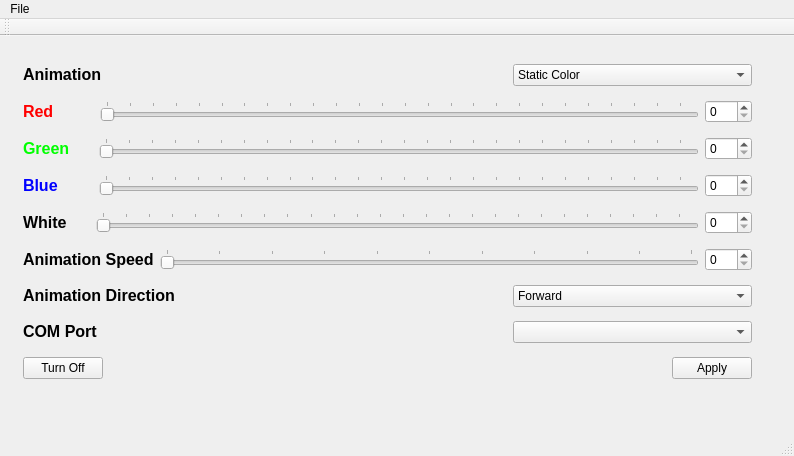
<?xml version="1.0" encoding="UTF-8"?>
<ui version="4.0">
 <class>RGB_Neopixel_Desktop_GUIClass</class>
 <widget class="QMainWindow" name="RGB_Neopixel_Desktop_GUIClass">
  <property name="geometry">
   <rect>
    <x>0</x>
    <y>0</y>
    <width>794</width>
    <height>456</height>
   </rect>
  </property>
  <property name="windowTitle">
   <string>RGB_Neopixel_Desktop_GUI</string>
  </property>
  <widget class="QWidget" name="centralWidget">
   <widget class="QWidget" name="layoutWidget">
    <property name="geometry">
     <rect>
      <x>12</x>
      <y>9</y>
      <width>751</width>
      <height>361</height>
     </rect>
    </property>
    <layout class="QGridLayout" name="gridLayout">
     <item row="0" column="0">
      <widget class="QLabel" name="Animation_Label">
       <property name="text">
        <string>&lt;html&gt;&lt;head/&gt;&lt;body&gt;&lt;p&gt;&lt;span style=&quot; font-size:12pt; font-weight:600;&quot;&gt;Animation&lt;/span&gt;&lt;/p&gt;&lt;/body&gt;&lt;/html&gt;</string>
       </property>
      </widget>
     </item>
     <item row="4" column="0" colspan="3">
      <layout class="QHBoxLayout" name="horizontalLayout_5">
       <item>
        <widget class="QLabel" name="White_Label">
         <property name="text">
          <string>&lt;html&gt;&lt;head/&gt;&lt;body&gt;&lt;p&gt;&lt;span style=&quot; font-size:12pt; font-weight:600;&quot;&gt;White&lt;/span&gt;&lt;/p&gt;&lt;/body&gt;&lt;/html&gt;</string>
         </property>
        </widget>
       </item>
       <item>
        <spacer name="horizontalSpacer_4">
         <property name="orientation">
          <enum>Qt::Horizontal</enum>
         </property>
         <property name="sizeType">
          <enum>QSizePolicy::Fixed</enum>
         </property>
         <property name="sizeHint" stdset="0">
          <size>
           <width>23</width>
           <height>20</height>
          </size>
         </property>
        </spacer>
       </item>
       <item>
        <widget class="QSlider" name="White_horizontalSlider">
         <property name="maximum">
          <number>255</number>
         </property>
         <property name="orientation">
          <enum>Qt::Horizontal</enum>
         </property>
         <property name="tickPosition">
          <enum>QSlider::TicksAbove</enum>
         </property>
         <property name="tickInterval">
          <number>10</number>
         </property>
        </widget>
       </item>
       <item>
        <widget class="QSpinBox" name="White_Spbinbox">
         <property name="maximum">
          <number>255</number>
         </property>
        </widget>
       </item>
      </layout>
     </item>
     <item row="9" column="0" colspan="3">
      <layout class="QHBoxLayout" name="horizontalLayout_9">
       <item>
        <widget class="QPushButton" name="Off_pushButton">
         <property name="text">
          <string>Turn Off</string>
         </property>
        </widget>
       </item>
       <item>
        <spacer name="horizontalSpacer_5">
         <property name="orientation">
          <enum>Qt::Horizontal</enum>
         </property>
         <property name="sizeHint" stdset="0">
          <size>
           <width>40</width>
           <height>20</height>
          </size>
         </property>
        </spacer>
       </item>
       <item>
        <widget class="QPushButton" name="Apply_pushButton">
         <property name="text">
          <string>Apply</string>
         </property>
        </widget>
       </item>
      </layout>
     </item>
     <item row="8" column="0">
      <widget class="QLabel" name="COMPort_label">
       <property name="text">
        <string>&lt;html&gt;&lt;head/&gt;&lt;body&gt;&lt;p&gt;&lt;span style=&quot; font-size:12pt; font-weight:600;&quot;&gt;COM Port&lt;/span&gt;&lt;/p&gt;&lt;/body&gt;&lt;/html&gt;</string>
       </property>
      </widget>
     </item>
     <item row="5" column="0" colspan="3">
      <layout class="QHBoxLayout" name="horizontalLayout_6">
       <item>
        <widget class="QLabel" name="Animation_Speed_Label">
         <property name="text">
          <string>&lt;html&gt;&lt;head/&gt;&lt;body&gt;&lt;p&gt;&lt;span style=&quot; font-size:12pt; font-weight:600;&quot;&gt;Animation Speed&lt;/span&gt;&lt;/p&gt;&lt;/body&gt;&lt;/html&gt;</string>
         </property>
        </widget>
       </item>
       <item>
        <widget class="QSlider" name="Animation_Speed_horizontalSlider">
         <property name="maximum">
          <number>999</number>
         </property>
         <property name="singleStep">
          <number>2</number>
         </property>
         <property name="orientation">
          <enum>Qt::Horizontal</enum>
         </property>
         <property name="tickPosition">
          <enum>QSlider::TicksAbove</enum>
         </property>
         <property name="tickInterval">
          <number>100</number>
         </property>
        </widget>
       </item>
       <item>
        <widget class="QSpinBox" name="Animation_Speed_Spbinbox">
         <property name="maximum">
          <number>999</number>
         </property>
        </widget>
       </item>
      </layout>
     </item>
     <item row="3" column="0" colspan="3">
      <layout class="QHBoxLayout" name="horizontalLayout_4">
       <item>
        <widget class="QLabel" name="Blue_Label">
         <property name="text">
          <string>&lt;html&gt;&lt;head/&gt;&lt;body&gt;&lt;p&gt;&lt;span style=&quot; font-size:12pt; font-weight:600; color:#0000ff;&quot;&gt;Blue&lt;/span&gt;&lt;/p&gt;&lt;/body&gt;&lt;/html&gt;</string>
         </property>
        </widget>
       </item>
       <item>
        <spacer name="horizontalSpacer_3">
         <property name="orientation">
          <enum>Qt::Horizontal</enum>
         </property>
         <property name="sizeType">
          <enum>QSizePolicy::Fixed</enum>
         </property>
         <property name="sizeHint" stdset="0">
          <size>
           <width>35</width>
           <height>20</height>
          </size>
         </property>
        </spacer>
       </item>
       <item>
        <widget class="QSlider" name="Blue_horizontalSlider">
         <property name="maximum">
          <number>255</number>
         </property>
         <property name="orientation">
          <enum>Qt::Horizontal</enum>
         </property>
         <property name="tickPosition">
          <enum>QSlider::TicksAbove</enum>
         </property>
         <property name="tickInterval">
          <number>10</number>
         </property>
        </widget>
       </item>
       <item>
        <widget class="QSpinBox" name="Blue_Spbinbox">
         <property name="maximum">
          <number>255</number>
         </property>
        </widget>
       </item>
      </layout>
     </item>
     <item row="1" column="0" colspan="3">
      <layout class="QHBoxLayout" name="horizontalLayout_2">
       <item>
        <widget class="QLabel" name="Red_Label">
         <property name="text">
          <string>&lt;html&gt;&lt;head/&gt;&lt;body&gt;&lt;p&gt;&lt;span style=&quot; font-size:12pt; font-weight:600; color:#ff0000;&quot;&gt;Red&lt;/span&gt;&lt;/p&gt;&lt;/body&gt;&lt;/html&gt;</string>
         </property>
         <property name="textFormat">
          <enum>Qt::AutoText</enum>
         </property>
        </widget>
       </item>
       <item>
        <spacer name="horizontalSpacer">
         <property name="orientation">
          <enum>Qt::Horizontal</enum>
         </property>
         <property name="sizeType">
          <enum>QSizePolicy::Fixed</enum>
         </property>
         <property name="sizeHint" stdset="0">
          <size>
           <width>40</width>
           <height>20</height>
          </size>
         </property>
        </spacer>
       </item>
       <item>
        <widget class="QSlider" name="Red_horizontalSlider">
         <property name="maximum">
          <number>255</number>
         </property>
         <property name="orientation">
          <enum>Qt::Horizontal</enum>
         </property>
         <property name="invertedAppearance">
          <bool>false</bool>
         </property>
         <property name="invertedControls">
          <bool>false</bool>
         </property>
         <property name="tickPosition">
          <enum>QSlider::TicksAbove</enum>
         </property>
         <property name="tickInterval">
          <number>10</number>
         </property>
        </widget>
       </item>
       <item>
        <widget class="QSpinBox" name="Red_Spbinbox">
         <property name="maximum">
          <number>255</number>
         </property>
        </widget>
       </item>
      </layout>
     </item>
     <item row="2" column="0" colspan="3">
      <layout class="QHBoxLayout" name="horizontalLayout_3">
       <item>
        <widget class="QLabel" name="Green_Label">
         <property name="text">
          <string>&lt;html&gt;&lt;head/&gt;&lt;body&gt;&lt;p&gt;&lt;span style=&quot; font-size:12pt; font-weight:600; color:#00ff00;&quot;&gt;Green&lt;/span&gt;&lt;/p&gt;&lt;/body&gt;&lt;/html&gt;</string>
         </property>
        </widget>
       </item>
       <item>
        <spacer name="horizontalSpacer_2">
         <property name="orientation">
          <enum>Qt::Horizontal</enum>
         </property>
         <property name="sizeType">
          <enum>QSizePolicy::Fixed</enum>
         </property>
         <property name="sizeHint" stdset="0">
          <size>
           <width>23</width>
           <height>20</height>
          </size>
         </property>
        </spacer>
       </item>
       <item>
        <widget class="QSlider" name="Green_horizontalSlider">
         <property name="maximum">
          <number>255</number>
         </property>
         <property name="orientation">
          <enum>Qt::Horizontal</enum>
         </property>
         <property name="tickPosition">
          <enum>QSlider::TicksAbove</enum>
         </property>
         <property name="tickInterval">
          <number>10</number>
         </property>
        </widget>
       </item>
       <item>
        <widget class="QSpinBox" name="Green_Spbinbox">
         <property name="maximum">
          <number>255</number>
         </property>
        </widget>
       </item>
      </layout>
     </item>
     <item row="6" column="0">
      <widget class="QLabel" name="Animation_Direction_Label">
       <property name="text">
        <string>&lt;html&gt;&lt;head/&gt;&lt;body&gt;&lt;p&gt;&lt;span style=&quot; font-size:12pt; font-weight:600;&quot;&gt;Animation Direction&lt;/span&gt;&lt;/p&gt;&lt;/body&gt;&lt;/html&gt;</string>
       </property>
      </widget>
     </item>
     <item row="6" column="2">
      <widget class="QComboBox" name="Animation_Direction_comboBox">
       <item>
        <property name="text">
         <string>Forward</string>
        </property>
       </item>
       <item>
        <property name="text">
         <string>Reverse</string>
        </property>
       </item>
      </widget>
     </item>
     <item row="0" column="2">
      <widget class="QComboBox" name="Animation_comboBox">
       <item>
        <property name="text">
         <string>Static Color</string>
        </property>
       </item>
       <item>
        <property name="text">
         <string>Fade Color</string>
        </property>
       </item>
       <item>
        <property name="text">
         <string>Rainbow Cycle</string>
        </property>
       </item>
       <item>
        <property name="text">
         <string>Rainbow Chase</string>
        </property>
       </item>
       <item>
        <property name="text">
         <string>Theater Chase</string>
        </property>
       </item>
       <item>
        <property name="text">
         <string>Random Color Chase</string>
        </property>
       </item>
       <item>
        <property name="text">
         <string>Aurora Glow</string>
        </property>
       </item>
      </widget>
     </item>
     <item row="8" column="2">
      <widget class="QComboBox" name="COMPort_comboBox"/>
     </item>
    </layout>
   </widget>
  </widget>
  <widget class="QMenuBar" name="menuBar">
   <property name="geometry">
    <rect>
     <x>0</x>
     <y>0</y>
     <width>794</width>
     <height>21</height>
    </rect>
   </property>
   <widget class="QMenu" name="menuFile">
    <property name="title">
     <string>File</string>
    </property>
    <addaction name="actionAbout"/>
    <addaction name="separator"/>
    <addaction name="actionQuit"/>
   </widget>
   <addaction name="menuFile"/>
  </widget>
  <widget class="QToolBar" name="mainToolBar">
   <attribute name="toolBarArea">
    <enum>TopToolBarArea</enum>
   </attribute>
   <attribute name="toolBarBreak">
    <bool>false</bool>
   </attribute>
  </widget>
  <widget class="QStatusBar" name="statusBar"/>
  <action name="actionAbout">
   <property name="text">
    <string>About</string>
   </property>
  </action>
  <action name="actionQuit">
   <property name="text">
    <string>Quit</string>
   </property>
  </action>
 </widget>
 <layoutdefault spacing="6" margin="11"/>
 <resources>
  <include location="RGB_Neopixel_Desktop_GUI.qrc"/>
 </resources>
 <connections/>
</ui>
